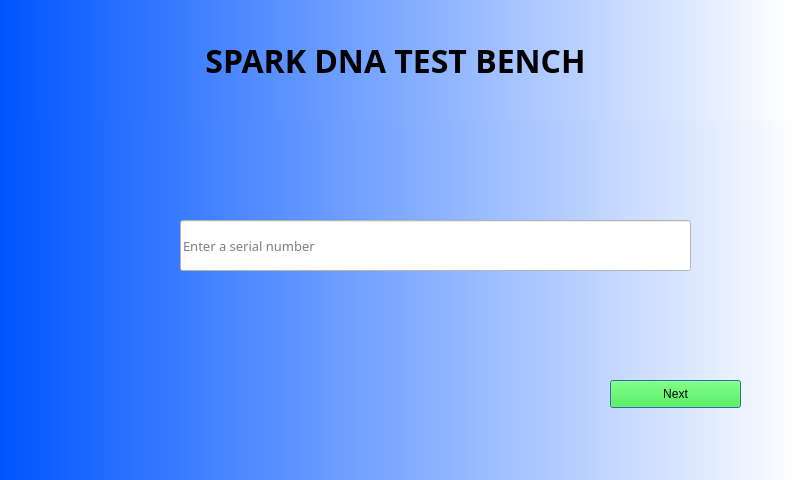
<?xml version="1.0" encoding="UTF-8"?>
<ui version="4.0">
 <class>Dialog</class>
 <widget class="QDialog" name="Dialog">
  <property name="geometry">
   <rect>
    <x>0</x>
    <y>0</y>
    <width>800</width>
    <height>480</height>
   </rect>
  </property>
  <property name="windowTitle">
   <string>Dialog</string>
  </property>
  <property name="styleSheet">
   <string notr="true">background-color: qlineargradient(spread:reflect, x1:0, y1:0, x2:1, y2:0, stop:0 rgba(0, 85, 255, 255), stop:1 rgba(255, 255, 255, 255));</string>
  </property>
  <widget class="QLabel" name="label">
   <property name="geometry">
    <rect>
     <x>0</x>
     <y>0</y>
     <width>791</width>
     <height>121</height>
    </rect>
   </property>
   <property name="font">
    <font>
     <family>Microsoft JhengHei</family>
     <pointsize>24</pointsize>
     <weight>75</weight>
     <bold>true</bold>
    </font>
   </property>
   <property name="text">
    <string>SPARK DNA TEST BENCH</string>
   </property>
   <property name="alignment">
    <set>Qt::AlignCenter</set>
   </property>
  </widget>
  <widget class="QLineEdit" name="serialnumber">
   <property name="geometry">
    <rect>
     <x>180</x>
     <y>220</y>
     <width>511</width>
     <height>51</height>
    </rect>
   </property>
   <property name="font">
    <font>
     <family>Bahnschrift Light</family>
     <pointsize>10</pointsize>
    </font>
   </property>
   <property name="styleSheet">
    <string notr="true">background-color: rgb(255, 255, 255);</string>
   </property>
   <property name="frame">
    <bool>true</bool>
   </property>
   <property name="echoMode">
    <enum>QLineEdit::Normal</enum>
   </property>
   <property name="placeholderText">
    <string>Enter a serial number</string>
   </property>
  </widget>
  <widget class="QPushButton" name="nextbutton">
   <property name="geometry">
    <rect>
     <x>610</x>
     <y>380</y>
     <width>131</width>
     <height>28</height>
    </rect>
   </property>
   <property name="autoFillBackground">
    <bool>false</bool>
   </property>
   <property name="styleSheet">
    <string notr="true">background-color: rgb(24, 255, 20);</string>
   </property>
   <property name="text">
    <string>Next</string>
   </property>
   <property name="checkable">
    <bool>false</bool>
   </property>
  </widget>
 </widget>
 <resources/>
 <connections/>
</ui>
